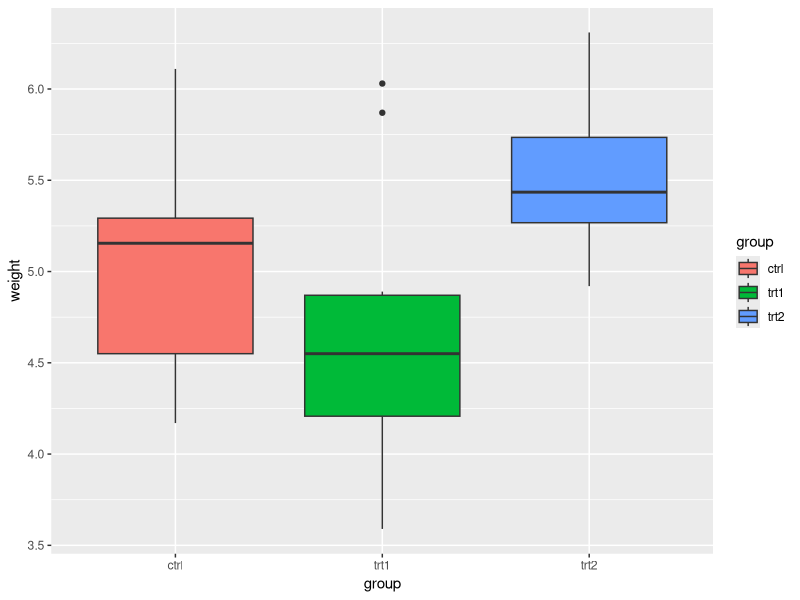
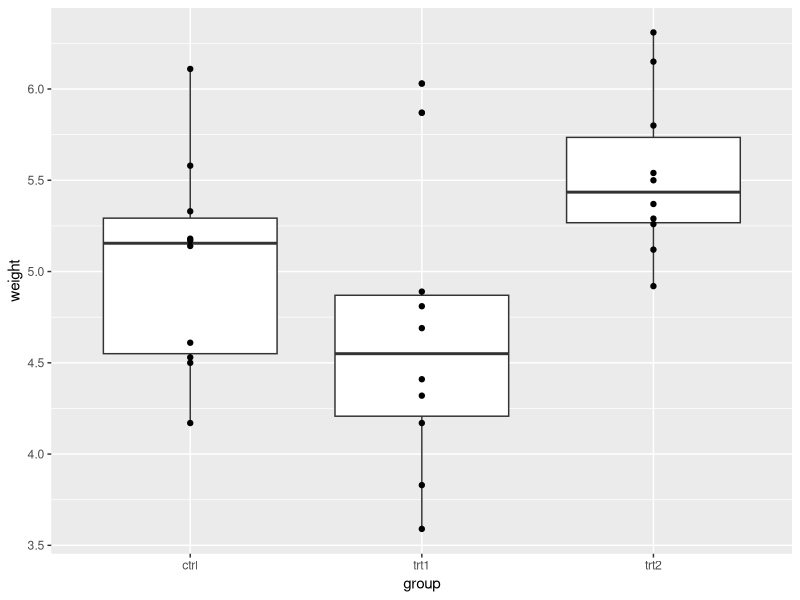
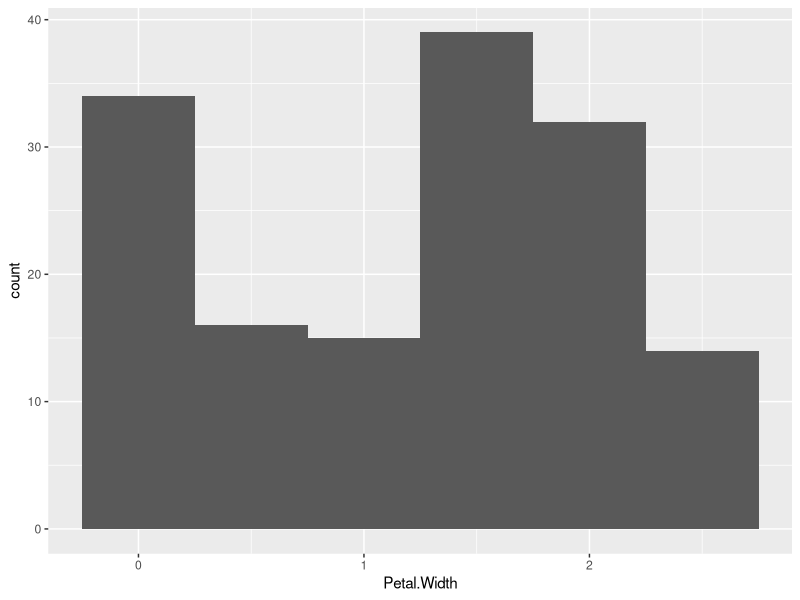
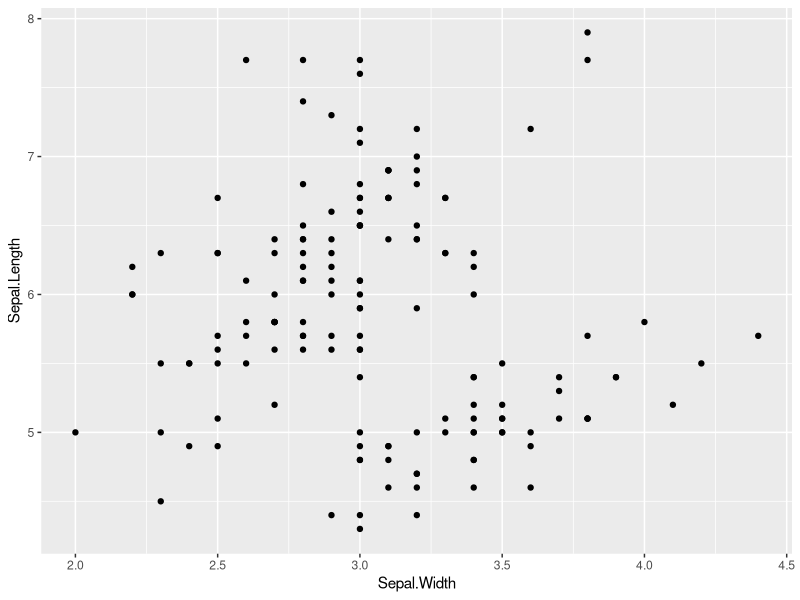
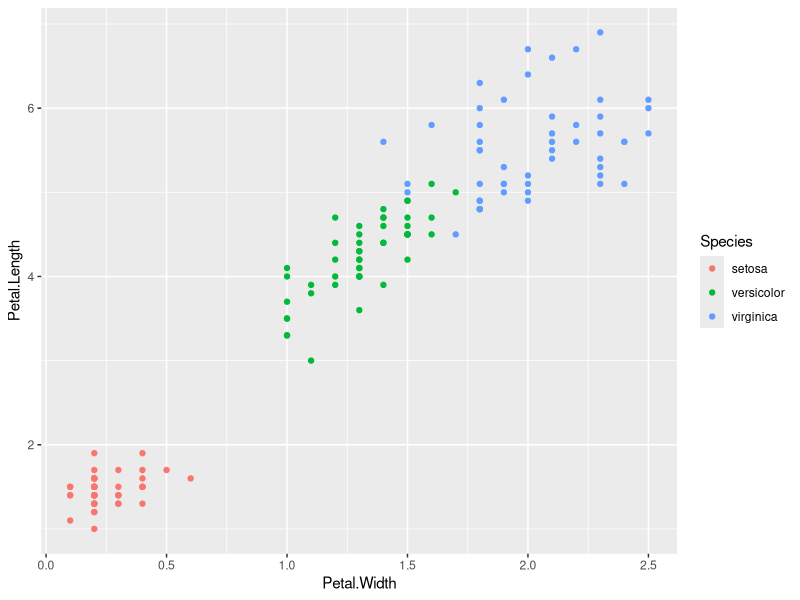

Here is the R script that generated these plots, in order:
# Tidyverse Exam – Data Manipulation in R (using `mtcars` dataset)

# tidyverse ---------------------------------------------------------------

# Use `df_mtcars` for Questions 1 - 10
library(tidyverse)
df_mtcars <- as_tibble(mtcars,
                       rownames = "model")

# 1. Filter rows where number of cylinders (`cyl`) is 6
# Write code to create a new data frame that only includes rows where `cyl == 6`.
# Assign to: `mtcars_cyl6`
mtcars_cyl6 <- df_mtcars %>%
  filter(cyl == 6)
# 2. Filter rows where number of gears (`gear`) is either 3 or 5
# Use `%in%` to filter the `df_mtcars` dataset for these two `gear` values.
# Assign to: `mtcars_g35`
mtcars_g35 <- df_mtcars %>%
  filter(gear %in% c(3, 5))
# 3. Filter rows where miles per gallon (`mpg`) is greater than 25
# Create a subset of `df_mtcars` where `mpg > 25`.
# Assign to: `mtcars_mpg25`
mtcars_mpg25 <- df_mtcars %>%
  filter(mpg > 25)
# 4. Filter rows where weight (`wt`) is less than 2.5 AND number of cylinders (`cyl`) is 4
# Combine logical conditions using `&`.
# Assign to: `mtcars_light_cyl4`
mtcars_light_cyl4 <- df_mtcars %>%
  filter(wt < 2.5 & cyl == 4)
# 5. Sort `df_mtcars` by horsepower (`hp`) in ascending order
# Use `arrange()` to sort the data.
# Assign to: `mtcars_hp`
mtcars_hp <- df_mtcars %>%
  arrange(hp)
# 6. Sort `df_mtcars` by quarter mile time (`qsec`) in descending order
# Use `desc()` inside `arrange()`.
# Assign to: `mtcars_qsec`
mtcars_qsec <- df_mtcars %>%
  arrange(desc(qsec))
# 7. Exclude the `drat` column
# Use `select()` with `-` (minus sign) to remove the column.
# Assign to: `mtcars_no_drat`
mtcars_no_drat <- df_mtcars %>%
  select(-drat)
# 8. Add a new column `ptw` that equals the ratio of horsepower (`hp`) to weight (`wt`) (`hp / wt`)
# Use `mutate()` to add the new column.
# Assign to: `mtcars_with_ptw`
mtcars_with_ptw <- df_mtcars %>%
  mutate(ptw = hp / wt)
# 9. Identify the car `model` with the highest `ptw` among cars with six cylinders (`cyl == 6`).
# Hint: Use `mtcars_with_ptw` and a chain of `filter()` and `arrange()` with `%>%`.
# Write the car model here: YOUR ANSWER Ferrari Dino
mtcars_with_ptw %>%
  filter(cyl == 6) %>%
  arrange(desc(ptw))
# 10. Group by number of gears (`gear`) and summarize minimum & maximum values of `mpg`
# Use `group_by()` and `summarize()` to calculate minimum & maximum values of `mpg` within each group.
# Minimum and maximum values of each group should be represented as separate columns.
# Function `min()` returns the minimum value in a vector.
# Function `max()` returns the maximum value in a vector.
# Assign to: `mtcars_mpg_by_gear`
mtcars_mpg_by_gear <- df_mtcars %>%
  group_by(gear) %>%
  summarize(
    min_mpg = min(mpg),
    max_mpg = max(mpg)
  )
# ggplot ------------------------------------------------------------------

# Visualization in R (using `iris` dataset)

## before you begin with the following questions, type the following code to check column names in the dataframe
colnames(iris) # output from this code is the column names that can be used in figures

# 11. Simple scatter plot of `Sepal.Length` vs `Sepal.Width` using `ggplot()`
# Assign to: `g_scat`
# Create a scatter plot with `Sepal.Width` on the x-axis and `Sepal.Length` on the y-axis.
g_scat <- ggplot(iris, aes(x = Sepal.Width, y = Sepal.Length)) +
  geom_point()
# 12. Scatter plot with points colored by `Species`
# Assign to: `g_scat_col`
# Create a scatter plot with `Petal.Width` on the x-axis and `Petal.Length` on the y-axis,
# coloring points by `Species`.
g_scat_col <- ggplot(iris, aes(x = Petal.Width, y = Petal.Length, color = Species)) +
  geom_point()
# 13. Histogram of `Petal.Width` with `binwidth = 0.5`
# Assign to: `g_hist`
# Create a histogram of `Petal.Width` with `binwidth` set to 0.5.
g_hist <- ggplot(iris, aes(x = Petal.Width)) +
  geom_histogram(binwidth = 0.5)
# Visualization in R (using `PlantGrowth` dataset)

## before you begin with the following questions, type the following code to check column names in the dataframe
colnames(PlantGrowth) # output from this code is the column names that can be used in figures

# 14. Boxplot of `weight` grouped and filled by `group`
# Assign to: `g_bplot1`
# Create a boxplot of `weight` by `group`, filling boxes by `group`.
g_bplot1 <- ggplot(PlantGrowth, aes(x = group, y = weight, fill = group)) +
  geom_boxplot()
# 15. Boxplot + scatter plot of `weight` by `group`
# Assign to: `g_bplot2`
# Create a boxplot of `weight` by `group`, then overlay points showing individual observations.
g_bplot2 <- ggplot(PlantGrowth, aes(x = group, y = weight)) +
  geom_boxplot() +
  geom_point()
